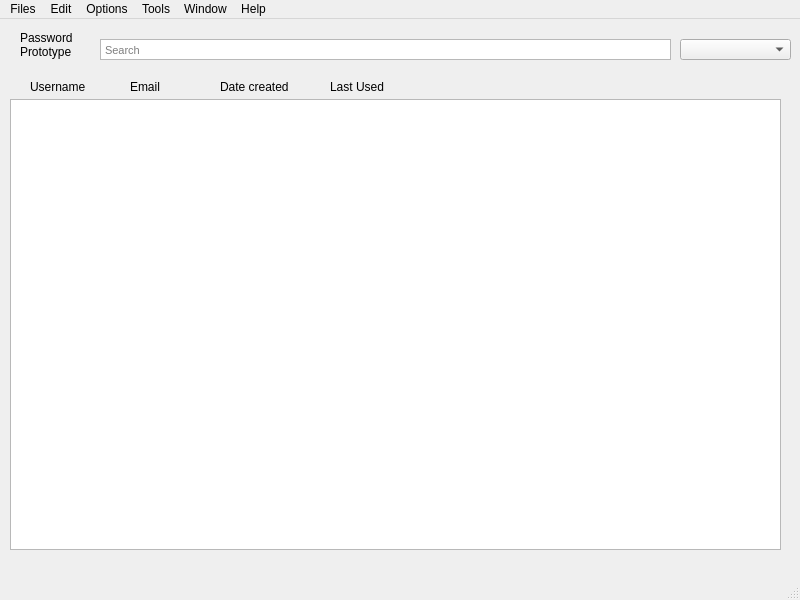
<?xml version="1.0" encoding="UTF-8"?>
<ui version="4.0">
 <class>MainWindow</class>
 <widget class="QMainWindow" name="MainWindow">
  <property name="geometry">
   <rect>
    <x>0</x>
    <y>0</y>
    <width>800</width>
    <height>600</height>
   </rect>
  </property>
  <property name="minimumSize">
   <size>
    <width>800</width>
    <height>600</height>
   </size>
  </property>
  <property name="windowTitle">
   <string>Password Manager (Prototype)</string>
  </property>
  <widget class="QWidget" name="centralwidget">
   <property name="enabled">
    <bool>true</bool>
   </property>
   <widget class="QLabel" name="Label_MainMenu">
    <property name="geometry">
     <rect>
      <x>20</x>
      <y>10</y>
      <width>65</width>
      <height>31</height>
     </rect>
    </property>
    <property name="text">
     <string>Password Prototype</string>
    </property>
    <property name="wordWrap">
     <bool>true</bool>
    </property>
   </widget>
   <widget class="QTextEdit" name="input_Search">
    <property name="geometry">
     <rect>
      <x>100</x>
      <y>20</y>
      <width>571</width>
      <height>21</height>
     </rect>
    </property>
    <property name="font">
     <font>
      <pointsize>8</pointsize>
     </font>
    </property>
    <property name="verticalScrollBarPolicy">
     <enum>Qt::ScrollBarAlwaysOff</enum>
    </property>
    <property name="horizontalScrollBarPolicy">
     <enum>Qt::ScrollBarAlwaysOff</enum>
    </property>
    <property name="cursorWidth">
     <number>0</number>
    </property>
    <property name="textInteractionFlags">
     <set>Qt::LinksAccessibleByKeyboard|Qt::LinksAccessibleByMouse|Qt::TextBrowserInteraction|Qt::TextEditable|Qt::TextEditorInteraction|Qt::TextSelectableByKeyboard|Qt::TextSelectableByMouse</set>
    </property>
    <property name="placeholderText">
     <string>Search </string>
    </property>
   </widget>
   <widget class="QComboBox" name="input_Sort">
    <property name="geometry">
     <rect>
      <x>680</x>
      <y>20</y>
      <width>111</width>
      <height>21</height>
     </rect>
    </property>
    <property name="placeholderText">
     <string>Sort: TYPE</string>
    </property>
    <item>
     <property name="text">
      <string>Last Used</string>
     </property>
    </item>
    <item>
     <property name="text">
      <string>Ascending (Created)</string>
     </property>
    </item>
    <item>
     <property name="text">
      <string>Descending (Created)</string>
     </property>
    </item>
   </widget>
   <widget class="QTableWidget" name="tableWidget">
    <property name="geometry">
     <rect>
      <x>10</x>
      <y>80</y>
      <width>771</width>
      <height>451</height>
     </rect>
    </property>
    <property name="editTriggers">
     <set>QAbstractItemView::NoEditTriggers</set>
    </property>
    <property name="showGrid">
     <bool>false</bool>
    </property>
    <property name="rowCount">
     <number>10</number>
    </property>
    <property name="columnCount">
     <number>4</number>
    </property>
    <attribute name="horizontalHeaderVisible">
     <bool>false</bool>
    </attribute>
    <attribute name="horizontalHeaderCascadingSectionResizes">
     <bool>false</bool>
    </attribute>
    <attribute name="verticalHeaderVisible">
     <bool>false</bool>
    </attribute>
    <row/>
    <row/>
    <row/>
    <row/>
    <row/>
    <row/>
    <row/>
    <row/>
    <row/>
    <row/>
    <column/>
    <column/>
    <column/>
    <column/>
   </widget>
   <widget class="QLabel" name="label">
    <property name="geometry">
     <rect>
      <x>30</x>
      <y>60</y>
      <width>71</width>
      <height>16</height>
     </rect>
    </property>
    <property name="text">
     <string>Username</string>
    </property>
   </widget>
   <widget class="QLabel" name="label_3">
    <property name="geometry">
     <rect>
      <x>130</x>
      <y>60</y>
      <width>65</width>
      <height>15</height>
     </rect>
    </property>
    <property name="text">
     <string>Email</string>
    </property>
   </widget>
   <widget class="QLabel" name="label_4">
    <property name="geometry">
     <rect>
      <x>220</x>
      <y>60</y>
      <width>91</width>
      <height>16</height>
     </rect>
    </property>
    <property name="text">
     <string>Date created</string>
    </property>
   </widget>
   <widget class="QLabel" name="label_5">
    <property name="geometry">
     <rect>
      <x>330</x>
      <y>60</y>
      <width>91</width>
      <height>16</height>
     </rect>
    </property>
    <property name="text">
     <string>Last Used</string>
    </property>
   </widget>
  </widget>
  <widget class="QMenuBar" name="menubar">
   <property name="geometry">
    <rect>
     <x>0</x>
     <y>0</y>
     <width>800</width>
     <height>20</height>
    </rect>
   </property>
   <widget class="QMenu" name="menuFiles">
    <property name="title">
     <string>Files</string>
    </property>
    <addaction name="actionNew_Account"/>
    <addaction name="actionSave"/>
    <addaction name="actionImport"/>
    <addaction name="actionExport"/>
   </widget>
   <widget class="QMenu" name="menuEdit">
    <property name="title">
     <string>Edit</string>
    </property>
   </widget>
   <widget class="QMenu" name="menuOptions">
    <property name="title">
     <string>Options</string>
    </property>
   </widget>
   <widget class="QMenu" name="menuTools">
    <property name="title">
     <string>Tools</string>
    </property>
   </widget>
   <widget class="QMenu" name="menuWindow">
    <property name="title">
     <string>Window</string>
    </property>
   </widget>
   <widget class="QMenu" name="menuHelp">
    <property name="title">
     <string>Help</string>
    </property>
   </widget>
   <addaction name="menuFiles"/>
   <addaction name="menuEdit"/>
   <addaction name="menuOptions"/>
   <addaction name="menuTools"/>
   <addaction name="menuWindow"/>
   <addaction name="menuHelp"/>
  </widget>
  <widget class="QStatusBar" name="statusbar"/>
  <action name="actionNew_Account">
   <property name="text">
    <string>New Account</string>
   </property>
  </action>
  <action name="actionSave">
   <property name="text">
    <string>Save</string>
   </property>
  </action>
  <action name="actionImport">
   <property name="text">
    <string>Import</string>
   </property>
  </action>
  <action name="actionExport">
   <property name="text">
    <string>Export</string>
   </property>
  </action>
 </widget>
 <resources/>
 <connections/>
</ui>
